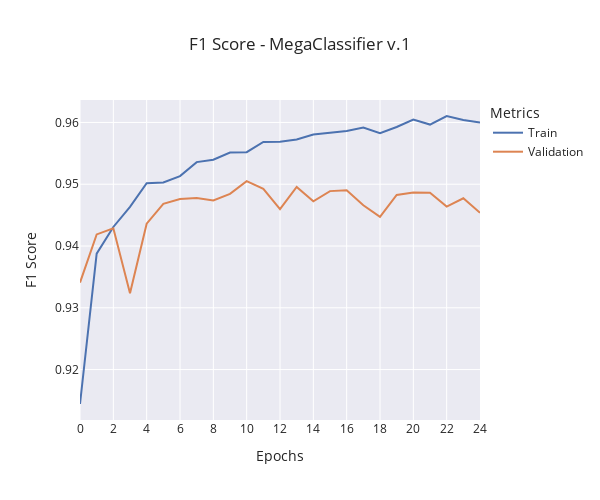

The code cell stored with this chart in its notebook:
### Code cell
# Calcular F1-Score
train_metrics["f1_score"] = (
    2
    * (train_metrics["presision"] * train_metrics["recall"])
    / (train_metrics["presision"] + train_metrics["recall"])
)
validation_metrics["val_f1_score"] = (
    2
    * (validation_metrics["val_presision"] * validation_metrics["val_recall"])
    / (validation_metrics["val_presision"] + validation_metrics["val_recall"])
)

window_size = 0
train_data = (
    moving_average(train_metrics["f1_score"], window_size)
    if window_size != 0
    else train_metrics["f1_score"]
)
validation_data = (
    moving_average(validation_metrics["val_f1_score"], window_size)
    if window_size != 0
    else validation_metrics["val_f1_score"]
)

fig = go.Figure()

fig.add_trace(
    go.Scatter(
        y=train_data,
        x=np.arange(len(train_data)),
        mode="lines",
        name="Train",
    )
)

fig.add_trace(
    go.Scatter(
        y=validation_data,
        x=np.arange(len(validation_data)),
        mode="lines",
        name="Validation",
    )
)

fig.update_layout(
    title=f"F1 Score - {model_name} {version}",
    xaxis_title="Epochs",
    yaxis_title="F1 Score",
    legend_title="Metrics",
    template="seaborn",
    width=600,
    height=500,
    xaxis=dict(
        tickmode="linear",
        tick0=0,
        dtick=2,
    ),
)

fig.show()

### Figure 1 — Plotly figure (JSON) as saved in the notebook; plotly's stock layout.template omitted (floating-point values rounded to 4 significant figures)
{"data": [{"mode": "lines", "name": "Train", "type": "scatter", "x": [0, 1, 2, 3, 4, 5, 6, 7, 8, 9, 10, 11, 12, 13, 14, 15, 16, 17, 18, 19, 20, 21, 22, 23, 24], "y": [0.9144, 0.9388, 0.9431, 0.9463, 0.9502, 0.9503, 0.9513, 0.9536, 0.954, 0.9551, 0.9552, 0.9568, 0.9569, 0.9572, 0.9581, 0.9583, 0.9586, 0.9592, 0.9583, 0.9593, 0.9605, 0.9597, 0.961, 0.9604, 0.96]}, {"mode": "lines", "name": "Validation", "type": "scatter", "x": [0, 1, 2, 3, 4, 5, 6, 7, 8, 9, 10, 11, 12, 13, 14, 15, 16, 17, 18, 19, 20, 21, 22, 23, 24], "y": [0.9341, 0.9419, 0.9429, 0.9324, 0.9436, 0.9468, 0.9476, 0.9478, 0.9474, 0.9484, 0.9505, 0.9492, 0.946, 0.9496, 0.9472, 0.9489, 0.949, 0.9466, 0.9447, 0.9483, 0.9486, 0.9486, 0.9464, 0.9477, 0.9454]}], "layout": {"height": 500, "legend": {"title": {"text": "Metrics"}}, "title": {"text": "F1 Score - MegaClassifier v.1"}, "width": 600, "xaxis": {"dtick": 2, "tick0": 0, "tickmode": "linear", "title": {"text": "Epochs"}}, "yaxis": {"title": {"text": "F1 Score"}}}}
